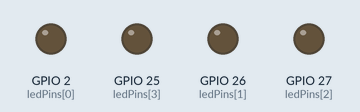
This sketch was run on a simulated ESP32. Parts: output pins drawn as LEDs (lit = HIGH). What the sketch prints to the serial monitor is not drawn.

Above: at 1.7 s.
At 8.9 s:
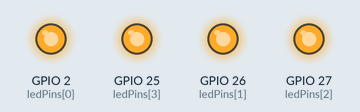
Timing chart, 0 to 10.1 s (numbered marks = the images above):
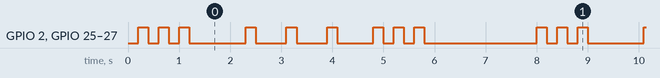

Measured:
- by itself, GPIO 2 (ledPins[0]), GPIO 25 (ledPins[3]), GPIO 26 (ledPins[1]), GPIO 27 (ledPins[2]): repeats every 7.8 s: 2 × (LOW 0.20 s, HIGH 0.20 s), LOW 1.1 s, 2 × (HIGH 0.20 s, LOW 0.60 s), HIGH 0.20 s, LOW 0.70 s, 2 × (HIGH 0.20 s, LOW 0.20 s), HIGH 0.20 s, LOW 2.2 s, HIGH 0.20 s
- by itself, everything shown: repeats every 7.8 s, in 18 steps

The sketch:

ex03.ino
```cpp
/*
 * 项目名称: ESP32 SOS 求救信号 + 串口监视器输出
 * 描述: 使用 millis() 控制 LED 闪烁，并在串口实时打印对应的摩尔斯码和字母
 * 硬件: 引脚GPIO 2, 25, 26, 27
 */

// --- 引脚定义 ---
const int ledPins[] = {2, 26, 27, 25}; // 板载, R, G, Y
const int numLeds = 4;

// --- 时序常量 (毫秒) ---
const unsigned long TIME_DOT_ON = 200;   // 短闪亮
const unsigned long TIME_DASH_ON = 600;  // 长闪亮
const unsigned long TIME_GAP_OFF = 200;  // 闪之间的灭灯时间
const unsigned long TIME_LETTER_GAP = 500; // 字母(S与O)之间的停顿
const unsigned long TIME_WORD_GAP = 2000;  // 整组SOS结束后的停顿

// --- 状态机定义 ---
enum SosState {
  // S (短闪 3 次)
  STATE_S1_ON, STATE_S1_OFF,
  STATE_S2_ON, STATE_S2_OFF,
  STATE_S3_ON, STATE_S3_OFF,

  STATE_GAP_SO, // S 和 O 之间的间隔

  // O (长闪 3 次)
  STATE_O1_ON, STATE_O1_OFF,
  STATE_O2_ON, STATE_O2_OFF,
  STATE_O3_ON, STATE_O3_OFF,

  STATE_GAP_OS, // O 和 S 之间的间隔

  // S (短闪 3 次 - 第二轮)
  STATE_S4_ON, STATE_S4_OFF,
  STATE_S5_ON, STATE_S5_OFF,
  STATE_S6_ON, STATE_S6_OFF,

  STATE_WORD_PAUSE // 整组结束后的长停顿
};

SosState currentState = STATE_S1_ON;
unsigned long previousMillis = 0;

void setup() {
  Serial.begin(115200);
  while (!Serial); // 等待串口连接 (可选，防止启动时丢失第一行日志)

  // 初始化 LED
  for (int i = 0; i < numLeds; i++) {
    pinMode(ledPins[i], OUTPUT);
    digitalWrite(ledPins[i], LOW);
  }

  Serial.println("\n=== SOS Signal Monitor Started ===");
  Serial.println("Listening for Morse Code...");
  previousMillis = millis();
}

void loop() {
  unsigned long currentMillis = millis();
  unsigned long interval = getIntervalForState(currentState);

  if (currentMillis - previousMillis >= interval) {
    previousMillis = currentMillis;
    nextState();
  }
}

// 获取当前状态需要等待的时间
unsigned long getIntervalForState(SosState state) {
  switch (state) {
    // 所有 "ON" 状态
    case STATE_S1_ON: case STATE_S2_ON: case STATE_S3_ON:
    case STATE_S4_ON: case STATE_S5_ON: case STATE_S6_ON:
      return TIME_DOT_ON;

    case STATE_O1_ON: case STATE_O2_ON: case STATE_O3_ON:
      return TIME_DASH_ON;

    // 所有 "OFF" 状态 (闪烁间的间隔)
    case STATE_S1_OFF: case STATE_S2_OFF: case STATE_S3_OFF:
    case STATE_S4_OFF: case STATE_S5_OFF: case STATE_S6_OFF:
    case STATE_O1_OFF: case STATE_O2_OFF: case STATE_O3_OFF:
      return TIME_GAP_OFF;

    // 字母间隔
    case STATE_GAP_SO:
    case STATE_GAP_OS:
      return TIME_LETTER_GAP;

    // 单词间隔
    case STATE_WORD_PAUSE:
      return TIME_WORD_GAP;

    default:
      return 200;
  }
}

// 状态流转与动作执行
void nextState() {
  bool shouldPrintDot = false;
  bool shouldPrintDash = false;
  bool shouldPrintLetterS = false;
  bool shouldPrintLetterO = false;
  bool shouldPrintPause = false;

  // 1. 执行动作 (亮/灭) 并标记打印任务
  switch (currentState) {
    // --- S 部分 (短闪) ---
    case STATE_S1_ON: digitalWriteAll(HIGH); break;
    case STATE_S1_OFF:
      digitalWriteAll(LOW);
      shouldPrintDot = true;
      break;

    case STATE_S2_ON: digitalWriteAll(HIGH); break;
    case STATE_S2_OFF:
      digitalWriteAll(LOW);
      shouldPrintDot = true;
      break;

    case STATE_S3_ON: digitalWriteAll(HIGH); break;
    case STATE_S3_OFF:
      digitalWriteAll(LOW);
      shouldPrintDot = true;
      shouldPrintLetterS = true; // S 结束
      break;

    // --- 间隔 S -> O ---
    case STATE_GAP_SO:
      // 纯等待，无动作
      break;

    // --- O 部分 (长闪) ---
    case STATE_O1_ON: digitalWriteAll(HIGH); break;
    case STATE_O1_OFF:
      digitalWriteAll(LOW);
      shouldPrintDash = true;
      break;

    case STATE_O2_ON: digitalWriteAll(HIGH); break;
    case STATE_O2_OFF:
      digitalWriteAll(LOW);
      shouldPrintDash = true;
      break;

    case STATE_O3_ON: digitalWriteAll(HIGH); break;
    case STATE_O3_OFF:
      digitalWriteAll(LOW);
      shouldPrintDash = true;
      shouldPrintLetterO = true; // O 结束
      break;

    // --- 间隔 O -> S ---
    case STATE_GAP_OS:
      break;

    // --- 第二轮 S ---
    case STATE_S4_ON: digitalWriteAll(HIGH); break;
    case STATE_S4_OFF:
      digitalWriteAll(LOW);
      shouldPrintDot = true;
      break;

    case STATE_S5_ON: digitalWriteAll(HIGH); break;
    case STATE_S5_OFF:
      digitalWriteAll(LOW);
      shouldPrintDot = true;
      break;

    case STATE_S6_ON: digitalWriteAll(HIGH); break;
    case STATE_S6_OFF:
      digitalWriteAll(LOW);
      shouldPrintDot = true;
      shouldPrintLetterS = true; // 第二个 S 结束
      break;

    // --- 长停顿 ---
    case STATE_WORD_PAUSE:
      shouldPrintPause = true;
      break;
  }

  // 2. 执行串口打印 (根据标记)
  if (shouldPrintDot) Serial.print(".");
  if (shouldPrintDash) Serial.print("-");

  if (shouldPrintLetterS) Serial.print(" [S] ");
  if (shouldPrintLetterO) Serial.print(" [O] ");

  if (shouldPrintPause) {
    Serial.println("--- [SOS COMPLETE] ---");
    // 换行，准备下一轮
  } else if (shouldPrintLetterS || shouldPrintLetterO) {
    // 字母打印后不需要立即换行，保持在一行显示 ... [S] --- [O] ...
    // 但为了清晰，我们可以选择不换行，让它们连在一起
  }

  // 强制刷新串口缓冲区，确保立刻看到输出
  Serial.flush();

  // 3. 推进到下一个状态
  advanceStateEnum();
}

// 纯粹的状态序号推进逻辑
void advanceStateEnum() {
  switch (currentState) {
    case STATE_S1_ON: currentState = STATE_S1_OFF; break;
    case STATE_S1_OFF: currentState = STATE_S2_ON; break;
    case STATE_S2_ON: currentState = STATE_S2_OFF; break;
    case STATE_S2_OFF: currentState = STATE_S3_ON; break;
    case STATE_S3_ON: currentState = STATE_S3_OFF; break;
    case STATE_S3_OFF: currentState = STATE_GAP_SO; break;

    case STATE_GAP_SO: currentState = STATE_O1_ON; break;

    case STATE_O1_ON: currentState = STATE_O1_OFF; break;
    case STATE_O1_OFF: currentState = STATE_O2_ON; break;
    case STATE_O2_ON: currentState = STATE_O2_OFF; break;
    case STATE_O2_OFF: currentState = STATE_O3_ON; break;
    case STATE_O3_ON: currentState = STATE_O3_OFF; break;
    case STATE_O3_OFF: currentState = STATE_GAP_OS; break;

    case STATE_GAP_OS: currentState = STATE_S4_ON; break;

    case STATE_S4_ON: currentState = STATE_S4_OFF; break;
    case STATE_S4_OFF: currentState = STATE_S5_ON; break;
    case STATE_S5_ON: currentState = STATE_S5_OFF; break;
    case STATE_S5_OFF: currentState = STATE_S6_ON; break;
    case STATE_S6_ON: currentState = STATE_S6_OFF; break;
    case STATE_S6_OFF: currentState = STATE_WORD_PAUSE; break;

    case STATE_WORD_PAUSE: currentState = STATE_S1_ON; break;
  }
}

void digitalWriteAll(int value) {
  for (int i = 0; i < numLeds; i++) {
    digitalWrite(ledPins[i], value);
  }
}
```
